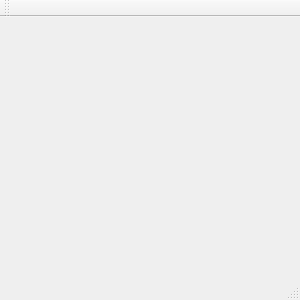
<?xml version="1.0" encoding="UTF-8"?>
<ui version="4.0">
 <class>KAlarm</class>
 <widget class="QMainWindow" name="KAlarm">
  <property name="geometry">
   <rect>
    <x>0</x>
    <y>0</y>
    <width>300</width>
    <height>300</height>
   </rect>
  </property>
  <property name="windowTitle">
   <string>K Alarm</string>
  </property>
  <widget class="QWidget" name="centralWidget"/>
  <widget class="QMenuBar" name="menuBar">
   <property name="geometry">
    <rect>
     <x>0</x>
     <y>0</y>
     <width>300</width>
     <height>21</height>
    </rect>
   </property>
  </widget>
  <widget class="QToolBar" name="mainToolBar">
   <attribute name="toolBarArea">
    <enum>TopToolBarArea</enum>
   </attribute>
   <attribute name="toolBarBreak">
    <bool>false</bool>
   </attribute>
  </widget>
  <widget class="QStatusBar" name="statusBar"/>
 </widget>
 <layoutdefault spacing="6" margin="11"/>
 <resources/>
 <connections/>
</ui>
